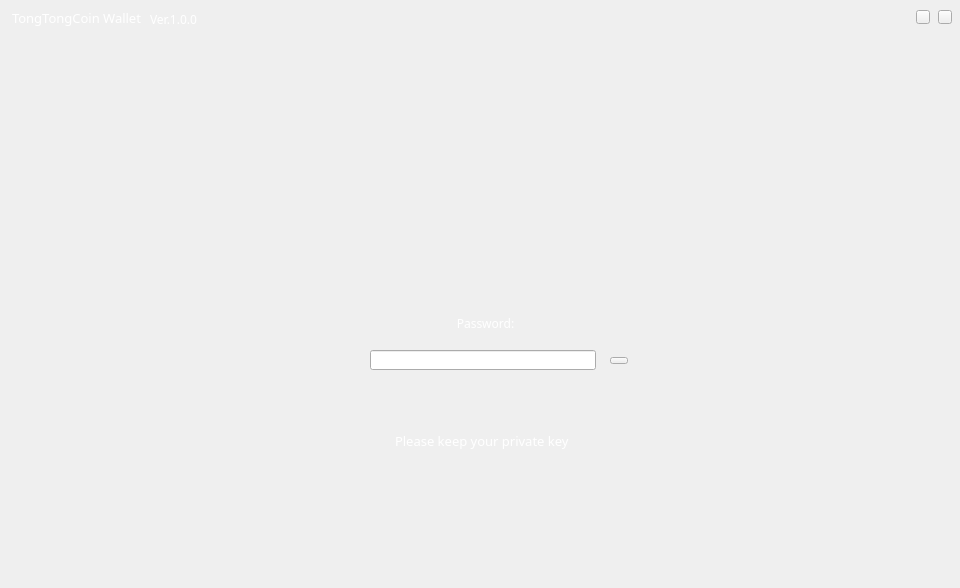
<?xml version="1.0" encoding="UTF-8"?>
<ui version="4.0">
 <class>NormalLogin</class>
 <widget class="QWidget" name="NormalLogin">
  <property name="geometry">
   <rect>
    <x>0</x>
    <y>0</y>
    <width>960</width>
    <height>588</height>
   </rect>
  </property>
  <property name="font">
   <font>
    <family>微软雅黑</family>
   </font>
  </property>
  <property name="windowTitle">
   <string>Form</string>
  </property>
  <widget class="QLabel" name="logoLabel">
   <property name="geometry">
    <rect>
     <x>380</x>
     <y>140</y>
     <width>231</width>
     <height>112</height>
    </rect>
   </property>
   <property name="font">
    <font>
     <family>Agency FB</family>
     <pointsize>26</pointsize>
     <weight>75</weight>
     <bold>true</bold>
    </font>
   </property>
   <property name="text">
    <string/>
   </property>
  </widget>
  <widget class="QLabel" name="loginLabel">
   <property name="geometry">
    <rect>
     <x>420</x>
     <y>315</y>
     <width>131</width>
     <height>16</height>
    </rect>
   </property>
   <property name="font">
    <font>
     <family>微软雅黑</family>
    </font>
   </property>
   <property name="styleSheet">
    <string notr="true">color: rgb(255, 255, 255);</string>
   </property>
   <property name="text">
    <string>Password:</string>
   </property>
   <property name="alignment">
    <set>Qt::AlignCenter</set>
   </property>
  </widget>
  <widget class="QLineEdit" name="pwdLineEdit">
   <property name="geometry">
    <rect>
     <x>370</x>
     <y>350</y>
     <width>226</width>
     <height>20</height>
    </rect>
   </property>
   <property name="font">
    <font>
     <family>微软雅黑</family>
    </font>
   </property>
   <property name="contextMenuPolicy">
    <enum>Qt::DefaultContextMenu</enum>
   </property>
   <property name="echoMode">
    <enum>QLineEdit::Password</enum>
   </property>
   <property name="alignment">
    <set>Qt::AlignCenter</set>
   </property>
   <property name="clearButtonEnabled">
    <bool>false</bool>
   </property>
  </widget>
  <widget class="QToolButton" name="enterBtn">
   <property name="geometry">
    <rect>
     <x>610</x>
     <y>357</y>
     <width>18</width>
     <height>7</height>
    </rect>
   </property>
   <property name="cursor">
    <cursorShape>PointingHandCursor</cursorShape>
   </property>
   <property name="focusPolicy">
    <enum>Qt::NoFocus</enum>
   </property>
   <property name="text">
    <string/>
   </property>
  </widget>
  <widget class="QLabel" name="tipLabel">
   <property name="geometry">
    <rect>
     <x>300</x>
     <y>392</y>
     <width>381</width>
     <height>20</height>
    </rect>
   </property>
   <property name="font">
    <font>
     <family>微软雅黑</family>
    </font>
   </property>
   <property name="styleSheet">
    <string notr="true">color: rgb(255, 255, 255);</string>
   </property>
   <property name="text">
    <string/>
   </property>
   <property name="alignment">
    <set>Qt::AlignCenter</set>
   </property>
  </widget>
  <widget class="QToolButton" name="closeBtn">
   <property name="geometry">
    <rect>
     <x>938</x>
     <y>10</y>
     <width>14</width>
     <height>14</height>
    </rect>
   </property>
   <property name="cursor">
    <cursorShape>PointingHandCursor</cursorShape>
   </property>
   <property name="focusPolicy">
    <enum>Qt::NoFocus</enum>
   </property>
   <property name="text">
    <string/>
   </property>
  </widget>
  <widget class="QToolButton" name="minBtn">
   <property name="geometry">
    <rect>
     <x>916</x>
     <y>10</y>
     <width>14</width>
     <height>14</height>
    </rect>
   </property>
   <property name="cursor">
    <cursorShape>PointingHandCursor</cursorShape>
   </property>
   <property name="focusPolicy">
    <enum>Qt::NoFocus</enum>
   </property>
   <property name="text">
    <string/>
   </property>
  </widget>
  <widget class="QLabel" name="chanceLabel">
   <property name="geometry">
    <rect>
     <x>640</x>
     <y>350</y>
     <width>161</width>
     <height>20</height>
    </rect>
   </property>
   <property name="styleSheet">
    <string notr="true">color: rgb(255, 255, 255);</string>
   </property>
   <property name="text">
    <string/>
   </property>
  </widget>
  <widget class="QLabel" name="versionLabel">
   <property name="geometry">
    <rect>
     <x>150</x>
     <y>12</y>
     <width>81</width>
     <height>14</height>
    </rect>
   </property>
   <property name="font">
    <font>
     <family>微软雅黑</family>
     <pointsize>9</pointsize>
    </font>
   </property>
   <property name="styleSheet">
    <string notr="true">color: rgb(255, 255, 255);</string>
   </property>
   <property name="text">
    <string>Ver.1.0.0</string>
   </property>
  </widget>
  <widget class="QLabel" name="versionLabel_2">
   <property name="geometry">
    <rect>
     <x>12</x>
     <y>10</y>
     <width>131</width>
     <height>16</height>
    </rect>
   </property>
   <property name="font">
    <font>
     <family>微软雅黑</family>
     <pointsize>10</pointsize>
    </font>
   </property>
   <property name="styleSheet">
    <string notr="true">color: rgb(255, 255, 255);</string>
   </property>
   <property name="text">
    <string>TongTongCoin Wallet</string>
   </property>
  </widget>
  <widget class="QLabel" name="textLabel">
   <property name="geometry">
    <rect>
     <x>381</x>
     <y>220</y>
     <width>197</width>
     <height>29</height>
    </rect>
   </property>
   <property name="font">
    <font>
     <family>宋体</family>
     <pointsize>24</pointsize>
     <weight>75</weight>
     <bold>true</bold>
    </font>
   </property>
   <property name="styleSheet">
    <string notr="true">color: rgb(255, 255, 255);</string>
   </property>
   <property name="text">
    <string/>
   </property>
   <property name="alignment">
    <set>Qt::AlignCenter</set>
   </property>
  </widget>
  <widget class="QLabel" name="pwdLabel2_2">
   <property name="geometry">
    <rect>
     <x>395</x>
     <y>420</y>
     <width>411</width>
     <height>41</height>
    </rect>
   </property>
   <property name="font">
    <font>
     <family>微软雅黑</family>
     <pointsize>10</pointsize>
    </font>
   </property>
   <property name="styleSheet">
    <string notr="true">color: rgb(255, 255, 255);</string>
   </property>
   <property name="text">
    <string>Please keep your private key</string>
   </property>
  </widget>
 </widget>
 <resources/>
 <connections/>
</ui>
